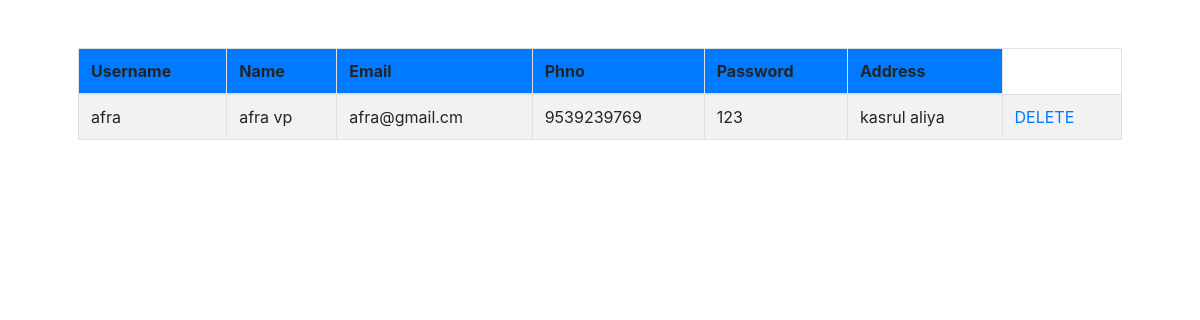
The app's page /admin/registerd.php with its own data.
### tables this page shows
CREATE TABLE `user_tb` (
  `id` int(11) NOT NULL,
  `username` varchar(30) NOT NULL,
  `name` varchar(30) NOT NULL,
  `email` varchar(30) NOT NULL,
  `phno` varchar(15) NOT NULL,
  `password` varchar(30) NOT NULL,
  `address` varchar(50) NOT NULL,
  `status` varchar(50) NOT NULL
);

### admin/registerd.php (the view)
<?php include('../connection.php');
$query="select * from user_tb where status='registered'";
$res=mysqli_query($conn,$query);
if(mysqli_num_rows($res)>0)
{
?>
<html>
  <head>
  <link rel="stylesheet" href="../bootstrap-4.6.2-dist\css\bootstrap.min.css">
  </head>
<form action="" method="POST">
<div class="container p-5">
<table class="table table-bordered table-striped table-hover">
    <thead class="bg-primary">
        <th>Username</th>
        <th>Name</th>
        <th>Email</th>
        <th>Phno</th>
        <th>Password</th>
        <th>Address</th>
</thead>
<?php
while($row=mysqli_fetch_array($res))
{
    ?>
    <tr>
    <td><?php echo $row['username'];?></td>
    <td><?php echo $row['name'];?></td>
    <td><?php echo $row['email'];?></td>
    <td><?php echo $row['phno'];?></td>
    <td><?php echo $row['password'];?></td>
    <td><?php echo $row['address'];?></td>
    <td><a href="userdelete.php?id=<?php echo $row['id'];?>">DELETE</a></td>
</tr>
  <?php
}
}
else
{
  echo "no registerd users";
}
?>
</table>
</form>
</html>

### records on screen
user_tb: username "afra", name "afra vp", email "afra@gmail.cm", phno "9539239769", password "123", address "kasrul aliya"
